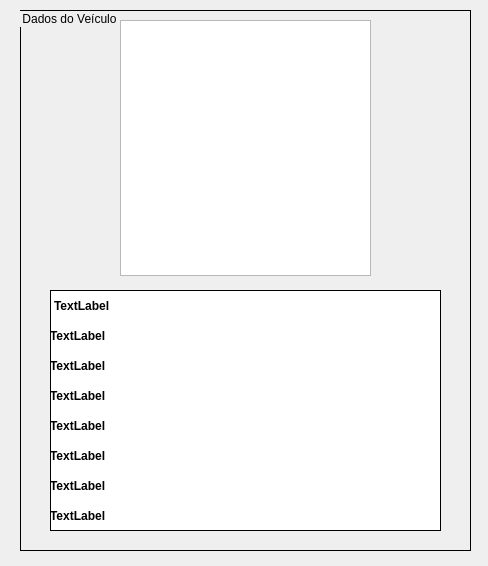
<?xml version="1.0" encoding="UTF-8"?>
<ui version="4.0">
 <class>view_veiculos</class>
 <widget class="QDialog" name="view_veiculos">
  <property name="geometry">
   <rect>
    <x>0</x>
    <y>0</y>
    <width>488</width>
    <height>566</height>
   </rect>
  </property>
  <property name="windowTitle">
   <string>Venda de Carros - Visualizar dados de veículos</string>
  </property>
  <property name="windowIcon">
   <iconset resource="resources/resources.qrc">
    <normaloff>:/new/prefix1/car.png</normaloff>:/new/prefix1/car.png</iconset>
  </property>
  <widget class="QGroupBox" name="groupBox">
   <property name="geometry">
    <rect>
     <x>20</x>
     <y>10</y>
     <width>451</width>
     <height>541</height>
    </rect>
   </property>
   <property name="styleSheet">
    <string notr="true">#groupBox {
	border: 1px solid #000000;
}</string>
   </property>
   <property name="title">
    <string>Dados do Veículo</string>
   </property>
   <widget class="QLabel" name="label_placa">
    <property name="geometry">
     <rect>
      <x>30</x>
      <y>280</y>
      <width>391</width>
      <height>31</height>
     </rect>
    </property>
    <property name="styleSheet">
     <string notr="true">#label_placa {
	border-top: 1px solid #000000;
	border-left: 1px solid #000000;
	border-right: 1px solid #000000;
	background: #FFFFFF;

	font-weight: bold;
}</string>
    </property>
    <property name="text">
     <string>TextLabel</string>
    </property>
   </widget>
   <widget class="QLabel" name="label_chassi">
    <property name="geometry">
     <rect>
      <x>30</x>
      <y>310</y>
      <width>391</width>
      <height>31</height>
     </rect>
    </property>
    <property name="styleSheet">
     <string notr="true">#label_chassi {
	border-left: 1px solid #000000;
	border-right: 1px solid #000000;
	background: #FFFFFF;

	font-weight: bold;
}</string>
    </property>
    <property name="text">
     <string>TextLabel</string>
    </property>
   </widget>
   <widget class="QLabel" name="label_renavam">
    <property name="geometry">
     <rect>
      <x>30</x>
      <y>340</y>
      <width>391</width>
      <height>31</height>
     </rect>
    </property>
    <property name="styleSheet">
     <string notr="true">#label_renavam {
	border-left: 1px solid #000000;
	border-right: 1px solid #000000;
	background: #FFFFFF;

	font-weight: bold;
}</string>
    </property>
    <property name="text">
     <string>TextLabel</string>
    </property>
   </widget>
   <widget class="QLabel" name="label_fabricante">
    <property name="geometry">
     <rect>
      <x>30</x>
      <y>370</y>
      <width>391</width>
      <height>31</height>
     </rect>
    </property>
    <property name="styleSheet">
     <string notr="true">#label_fabricante {
	border-left: 1px solid #000000;
	border-right: 1px solid #000000;
	background: #FFFFFF;

	font-weight: bold;	
}</string>
    </property>
    <property name="text">
     <string>TextLabel</string>
    </property>
   </widget>
   <widget class="QLabel" name="label_modelo">
    <property name="geometry">
     <rect>
      <x>30</x>
      <y>400</y>
      <width>391</width>
      <height>31</height>
     </rect>
    </property>
    <property name="styleSheet">
     <string notr="true">#label_modelo {
	border-left: 1px solid #000000;
	border-right: 1px solid #000000;
	background: #FFFFFF;

	font-weight: bold;
}</string>
    </property>
    <property name="text">
     <string>TextLabel</string>
    </property>
   </widget>
   <widget class="QLabel" name="label_ano_fabricacao">
    <property name="geometry">
     <rect>
      <x>30</x>
      <y>430</y>
      <width>391</width>
      <height>31</height>
     </rect>
    </property>
    <property name="styleSheet">
     <string notr="true">#label_ano_fabricacao {
	border-left: 1px solid #000000;
	border-right: 1px solid #000000;
	background: #FFFFFF;

	font-weight: bold;
}</string>
    </property>
    <property name="text">
     <string>TextLabel</string>
    </property>
   </widget>
   <widget class="QLabel" name="label_quant_estoque">
    <property name="geometry">
     <rect>
      <x>30</x>
      <y>460</y>
      <width>391</width>
      <height>31</height>
     </rect>
    </property>
    <property name="styleSheet">
     <string notr="true">#label_quant_estoque {
	border-left: 1px solid #000000;
	border-right: 1px solid #000000;
	background: #FFFFFF;

	font-weight: bold;
}</string>
    </property>
    <property name="text">
     <string>TextLabel</string>
    </property>
   </widget>
   <widget class="QLabel" name="label_preco">
    <property name="geometry">
     <rect>
      <x>30</x>
      <y>490</y>
      <width>391</width>
      <height>31</height>
     </rect>
    </property>
    <property name="styleSheet">
     <string notr="true">#label_preco {
	border-left: 1px solid #000000;
	border-right: 1px solid #000000;
	border-bottom: 1px solid #000000;
	background: #FFFFFF;

	font-weight: bold;
}</string>
    </property>
    <property name="text">
     <string>TextLabel</string>
    </property>
   </widget>
   <widget class="QGraphicsView" name="graphicsView_image">
    <property name="geometry">
     <rect>
      <x>100</x>
      <y>10</y>
      <width>251</width>
      <height>256</height>
     </rect>
    </property>
    <property name="maximumSize">
     <size>
      <width>256</width>
      <height>256</height>
     </size>
    </property>
   </widget>
  </widget>
 </widget>
 <resources>
  <include location="resources/resources.qrc"/>
 </resources>
 <connections/>
</ui>
